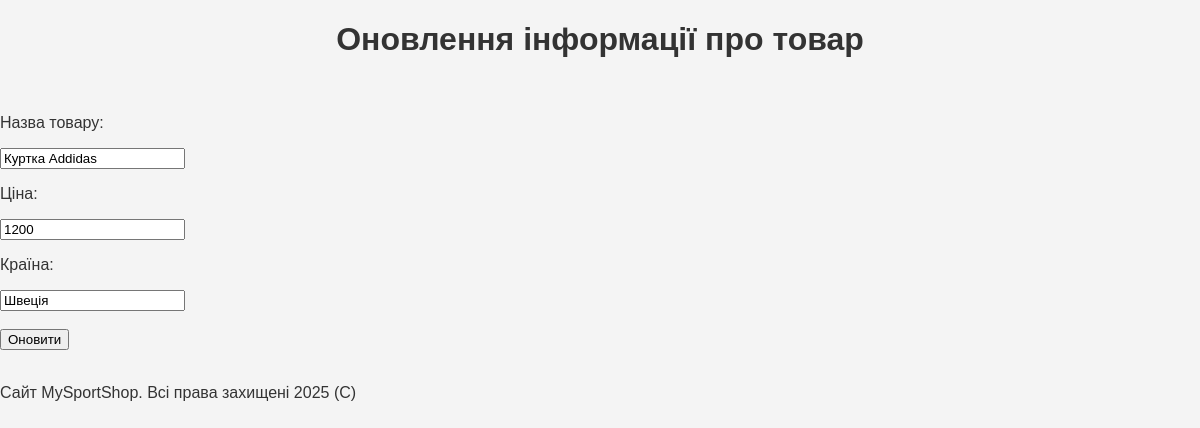
Screenshot of /products/2/update with the database file from the repository.
### app.py (models this page shows, shortened)
class Product(db.Model):
    id = db.Column(db.Integer, primary_key=True)
    title = db.Column(db.String(30), nullable=False)
    price = db.Column(db.Integer, nullable=False)
    country = db.Column(db.String(30), nullable=False)

### app.py (the view)
@app.route("/products/<int:product_id>/update", methods=["POST", "GET"])
def product_update(product_id):
    product = Product.query.get(product_id)
    if request.method == "POST":
        product.title = request.form['title']
        product.price = request.form['price']
        product.country = request.form['country']
        try:
            db.session.commit()
            return redirect('/products')
        except:
            return "Сталася помилка редагування даних товару"
    else:
        return render_template("product_update.html", product=product)

### templates/product_update.html (shortened to what this page needs)
{% extends 'layout.html' %}
{% block content %}
<h1>Оновлення інформації про товар</h1>
<br>
<div>
    <form method="post">
        <p>Назва товару:</p>
        <input type="text" name="title" id="title" value="{{ product.title }}" placeholder="Введіть назву"><br>
        <p>Ціна:</p>
        <input type="number" name="price" id="price" value="{{ product.price }}" placeholder="Введіть ціну"><br>
        <p>Країна:</p>
        <input type="text" name="country" id="country" value="{{ product.country }}" placeholder="Введіть країну"><br><br>
        <input type="submit" value="Оновити">
    </form>
</div>
<br>
{% endblock %}

### static/css/styles.css (style rules this page uses)
body { font-family: Arial, sans-serif; margin: 0; padding: 0; background-color: #f4f4f4; color: #333; }
h1 { text-align: center; }

### rows the page displays
Product: title "Куртка Addidas", price "1200", country "Швеція"
